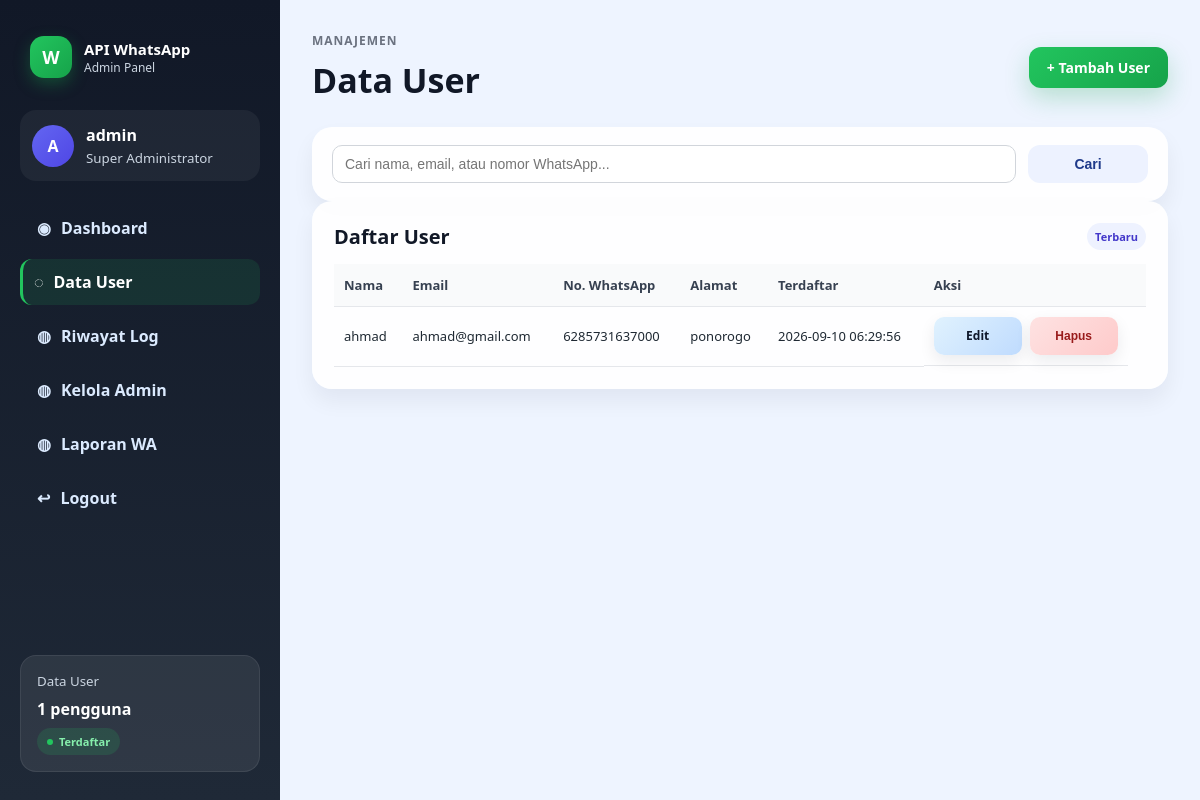
Screenshot of /fonnte3/kelola-user.php (signed in) with the database file from the repository.
### tables this page shows
CREATE TABLE `users` (
  `id` int(11) NOT NULL,
  `nama` varchar(100) NOT NULL,
  `email` varchar(150) NOT NULL,
  `no_hp` varchar(20) NOT NULL,
  `alamat` text NOT NULL,
  `password` varchar(255) NOT NULL,
  `created_at` timestamp NOT NULL DEFAULT current_timestamp()
);

### fonnte3/functions/auth.php (called while the page is built, shortened)
<?php
function currentAdmin(): ?array
{
    return [
        'id'       => $_SESSION['admin_id'],
        'username' => $_SESSION['admin_username'] ?? '',
    ];
}

### fonnte3/kelola-user.php (the view, shortened to what this page needs)
<?php
require_once __DIR__ . '/functions/auth.php';
require_once __DIR__ . '/config/database.php';
$q = trim($_GET['q'] ?? '');
if ($q !== '') {
    $stmt = $pdo->prepare(
        'SELECT id, nama, email, no_hp, alamat, created_at
         FROM users
         WHERE nama LIKE :q OR email LIKE :q OR no_hp LIKE :q
         ORDER BY created_at DESC'
    );
    $stmt->execute(['q' => "%{$q}%"]);
} else {
    $stmt = $pdo->query(
        'SELECT id, nama, email, no_hp, alamat, created_at FROM users ORDER BY created_at DESC'
    );
}
$users = $stmt->fetchAll();
$admin = currentAdmin();
?>
<!DOCTYPE html>
<html lang="id">
<head>
<link rel="stylesheet" href="assets/css/style.css">
</head>
<body class="admin-body">
<div class="admin-shell">
  <aside class="admin-sidebar">
    <div class="brand-wrap">
      <div class="brand-mark">W</div>
      <div>
        <div class="brand-title">API WhatsApp</div>
        <div class="brand-subtitle">Admin Panel</div>
      </div>
    </div>
    <div class="profile-mini admin-profile-mini">
      <div class="avatar admin-avatar">A</div>
      <div>
        <strong><?= htmlspecialchars($admin['username'] ?? 'Admin') ?></strong>
        <small>Super Administrator</small>
      </div>
    </div>
    <nav class="sidebar-nav">
      <a href="dashboard.php"><span>◉</span> Dashboard</a>
      <a href="kelola-user.php" class="active"><span>◌</span> Data User</a>
      <a href="admin-log.php"><span>◍</span> Riwayat Log</a>
      <a href="admin-accounts.php"><span>◍</span> Kelola Admin</a>
      <a href="admin.php"><span>◍</span> Laporan WA</a>
      <a href="logout.php"><span>↩</span> Logout</a>
    </nav>
    <div class="sidebar-card light-card">
      <small>Data User</small>
      <strong><?= count($users) ?> pengguna</strong>
      <span class="status-pill success">Terdaftar</span>
    </div>
  </aside>
  <main class="admin-main">
    <header class="topbar admin-topbar">
      <div>
        <p class="eyebrow">Manajemen</p>
        <h1>Data User</h1>
      </div>
      <div class="topbar-actions">
        <a href="kelola-user-form.php" class="modern-btn primary">+ Tambah User</a>
      </div>
    </header>
    <section class="panel search-panel">
      <form method="GET" class="search-form admin-search">
        <input type="text" name="q" value="<?= htmlspecialchars($q) ?>" placeholder="Cari nama, email, atau nomor WhatsApp...">
        <button type="submit" class="modern-btn secondary search-btn">Cari</button>
      </form>
    </section>
    <section class="panel">
      <div class="panel-header">
        <h3>Daftar User</h3>
        <span class="mini-tag">Terbaru</span>
      </div>
      <table class="data-table">
        <thead>
          <tr>
            <th>Nama</th>
            <th>Email</th>
            <th>No. WhatsApp</th>
            <th>Alamat</th>
            <th>Terdaftar</th>
            <th>Aksi</th>
          </tr>
        </thead>
        <tbody>
          <?php if (empty($users)): ?>
            <tr><td colspan="6">Tidak ada data user.</td></tr>
          <?php else: ?>
            <?php foreach ($users as $u): ?>
              <tr>
                <td><?= htmlspecialchars($u['nama']) ?></td>
                <td><?= htmlspecialchars($u['email']) ?></td>
                <td><?= htmlspecialchars($u['no_hp']) ?></td>
                <td><?= htmlspecialchars($u['alamat']) ?></td>
                <td><?= htmlspecialchars($u['created_at']) ?></td>
                <td class="actions">
                  <a href="kelola-user-form.php?id=<?= $u['id'] ?>" class="btn-edit">Edit</a>
                  <form method="POST" action="api/user_delete.php" class="inline-form" onsubmit="return confirm('Yakin ingin menghapus user ini? Log WhatsApp terkait juga akan terpengaruh.');">
                    <button type="submit" class="btn-delete">Hapus</button>
                  </form>
                </td>
              </tr>
            <?php endforeach; ?>
          <?php endif; ?>
        </tbody>
      </table>
    </section>
  </main>
</div>
</body>
</html>

### rows the page displays
users: nama "ahmad", email "ahmad@gmail.com", no_hp "6285731637000", alamat "ponorogo", created_at "2026-09-10 06:29:56"

### other values shown
$admin['username'] "admin"
count($users) "1"
